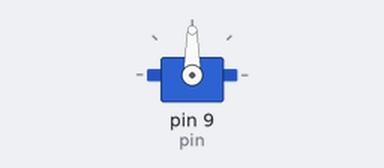
The sketch below on a simulated Arduino Uno, built with avr-gcc and run on an emulated ATmega328P. On the bench: servo.

Above: at 0.1 s.
At 1.1 s:
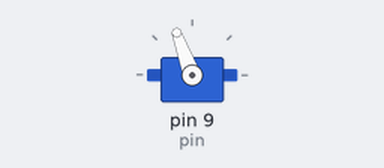
Timing chart, 0 to 2.6 s (numbered marks = the images above):
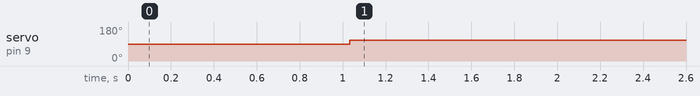

Measured:
- by itself, servo on pin 9 (pin): 90° → 110° at 1.0 s

The sketch:

sketch_apr03a.ino
```cpp
#include <Servo.h>

Servo myServo;
int pin=9;
void setup()
{
  myServo.attach(9);
  delay(20);
  pinMode(pin,OUTPUT);
  digitalWrite(pin,HIGH);
  delay(12);
  digitalWrite(pin,LOW);
  myServo.write(90);
  delay(1000);


//  myServo.write();
//  delay(11);
//  myServo.write(180);
//  delay(11);
//  myServo.write(90);

}

void loop()
{
//analogWrite(pin,127);
myServo.write(110);

}
```
